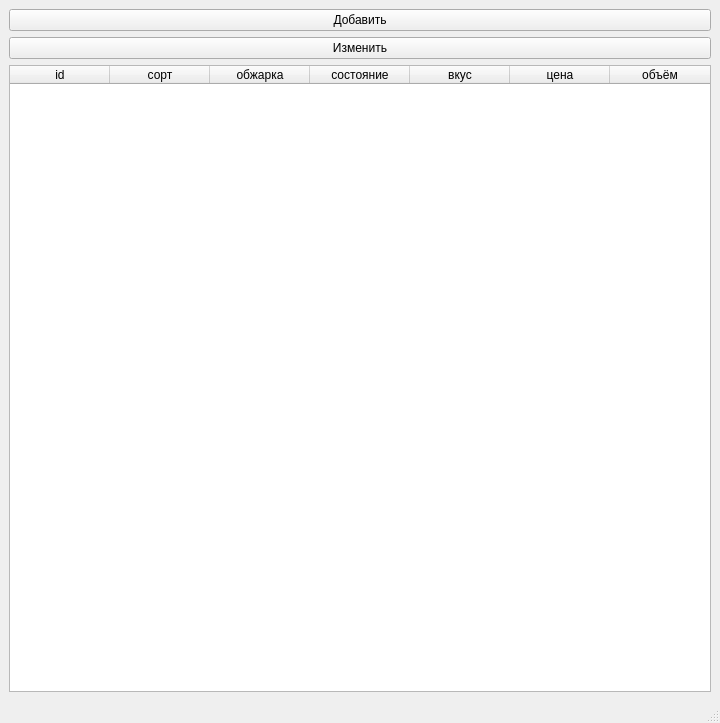
<?xml version="1.0" encoding="UTF-8"?>
<ui version="4.0">
 <class>MainWindow</class>
 <widget class="QMainWindow" name="MainWindow">
  <property name="geometry">
   <rect>
    <x>0</x>
    <y>0</y>
    <width>720</width>
    <height>723</height>
   </rect>
  </property>
  <property name="windowTitle">
   <string>MainWindow</string>
  </property>
  <widget class="QWidget" name="centralwidget">
   <layout class="QGridLayout" name="gridLayout">
    <item row="0" column="0">
     <layout class="QVBoxLayout" name="verticalLayout">
      <item>
       <widget class="QPushButton" name="pushButton">
        <property name="text">
         <string>Добавить</string>
        </property>
       </widget>
      </item>
      <item>
       <widget class="QPushButton" name="pushButton_2">
        <property name="text">
         <string>Изменить</string>
        </property>
       </widget>
      </item>
     </layout>
    </item>
    <item row="1" column="0">
     <widget class="QTableWidget" name="tableWidget">
      <column>
       <property name="text">
        <string>id</string>
       </property>
      </column>
      <column>
       <property name="text">
        <string>сорт</string>
       </property>
      </column>
      <column>
       <property name="text">
        <string>обжарка</string>
       </property>
      </column>
      <column>
       <property name="text">
        <string>состояние</string>
       </property>
      </column>
      <column>
       <property name="text">
        <string>вкус</string>
       </property>
      </column>
      <column>
       <property name="text">
        <string>цена</string>
       </property>
      </column>
      <column>
       <property name="text">
        <string>объём</string>
       </property>
      </column>
     </widget>
    </item>
   </layout>
  </widget>
  <widget class="QMenuBar" name="menubar">
   <property name="geometry">
    <rect>
     <x>0</x>
     <y>0</y>
     <width>720</width>
     <height>21</height>
    </rect>
   </property>
  </widget>
  <widget class="QStatusBar" name="statusbar"/>
 </widget>
 <resources/>
 <connections/>
</ui>
